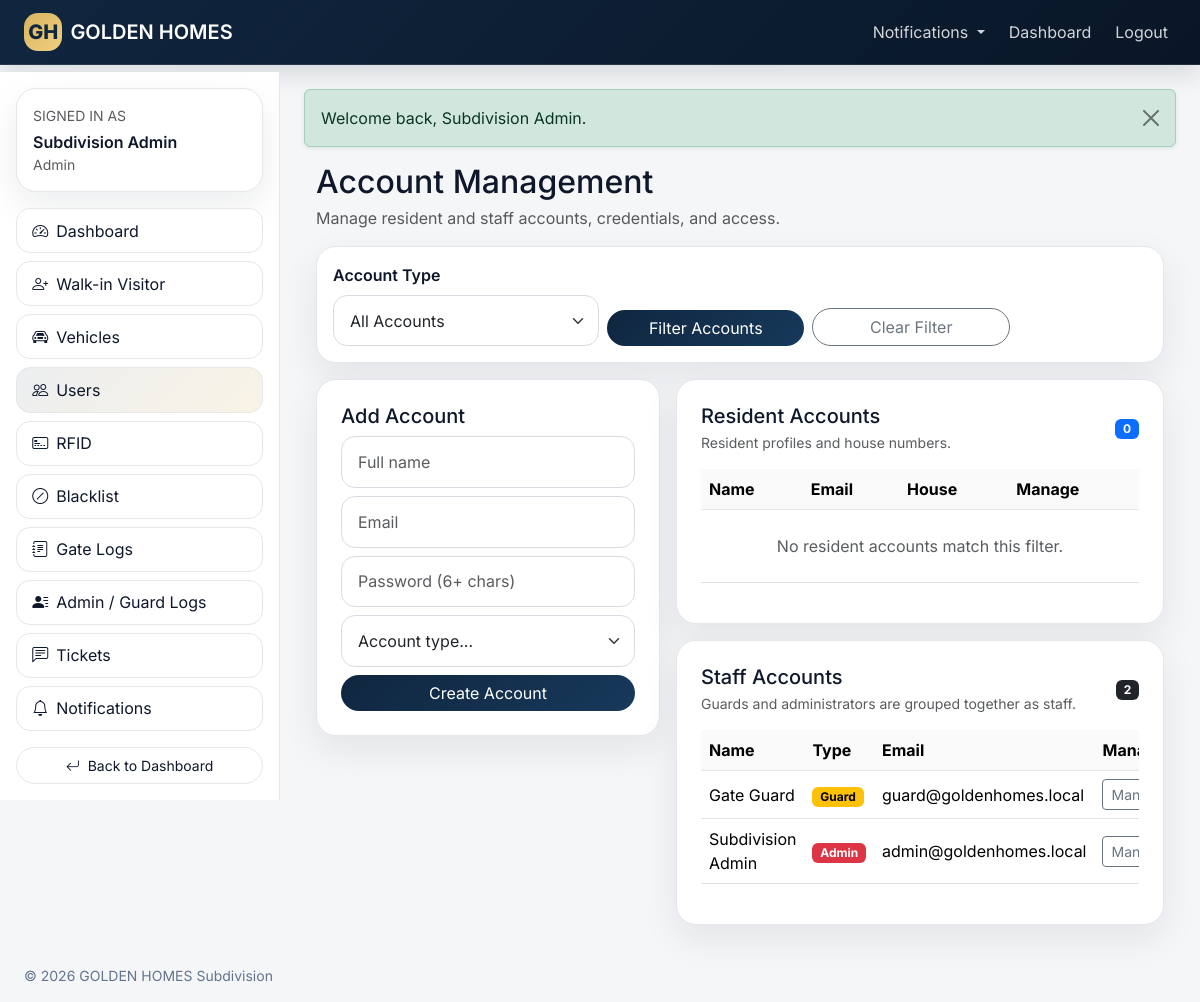
/admin/users.php (signed in), run on the app's committed database.
### tables this page shows
CREATE TABLE users (
    id BIGINT UNSIGNED AUTO_INCREMENT PRIMARY KEY,
    full_name VARCHAR(150) NOT NULL,
    email VARCHAR(150) NOT NULL UNIQUE,
    password VARCHAR(255) NOT NULL,
    role ENUM('resident', 'guard', 'admin') NOT NULL,
    status ENUM('active', 'inactive', 'suspended') NOT NULL DEFAULT 'active',
    last_login_at DATETIME NULL,
    created_at TIMESTAMP DEFAULT CURRENT_TIMESTAMP,
    updated_at TIMESTAMP DEFAULT CURRENT_TIMESTAMP ON UPDATE CURRENT_TIMESTAMP
);

### app/Controllers.php (called while the page is built, shortened)
<?php
class AdminController
{
    public function users(): void
    {
        $accountType=strtolower(trim($_GET['account_type']??''));
        if(!in_array($accountType,['resident','staff'],true)) $accountType='all';
        $residents=$accountType==='staff'?[]:ResidentModel::all();
        $guards=$accountType==='resident'?[]:UserModel::byRole('guard');
        $admins=$accountType==='resident'?[]:UserModel::byRole('admin');
        View::render('admin/users',['pageTitle'=>'Account Management','residents'=>$residents,'guards'=>$guards,'admins'=>$admins,'accountType'=>$accountType]);
    }
}
?>

### admin/users.php (called while the page is built, shortened)
<?php
(new AdminController())->users();

### app/Models.php (called while the page is built, shortened)
<?php
class UserModel
{
    public static function byRole(string $role): array
    {
        $stmt = Database::pdo()->prepare("SELECT * FROM users WHERE role = ? ORDER BY full_name ASC");
        $stmt->execute([$role]);
        return $stmt->fetchAll();
    }
}
class ResidentModel
{
    public static function all(): array
    {
        return Database::pdo()->query("
            SELECT r.*, u.full_name, u.email
            FROM residents r
            JOIN users u ON u.id = r.user_id
            ORDER BY r.house_number ASC
        ")->fetchAll();
    }
}
?>

### app/views/admin/users.php (the view, shortened to what this page needs)
<?php
include app_path('views/layouts/header.php');
?>
<div class="container-fluid">
    <div class="d-flex justify-content-between align-items-center flex-wrap gap-2 mb-3">
        <div>
            <h2 class="mb-1">Account Management</h2>
            <div class="text-muted">Manage resident and staff accounts, credentials, and access.</div>
        </div>
    </div>
    <div class="gh-card p-3 mb-3">
        <form method="get" class="row g-2 align-items-end">
            <div class="col-md-4">
                <label class="form-label">Account Type</label>
                <select class="form-select" name="account_type">
                    <option value="all" <?= ($accountType ?? 'all') === 'all' ? 'selected' : '' ?>>All Accounts</option>
                </select>
            </div>
            <div class="col-md-3"><button class="btn gh-primary rounded-pill w-100">Filter Accounts</button></div>
            <div class="col-md-3"><a class="btn btn-outline-secondary rounded-pill w-100" href="<?= e(url('admin/users.php')) ?>">Clear Filter</a></div>
        </form>
    </div>
    <div class="row g-3">
        <div class="col-xl-5">
            <div class="gh-card p-4">
                <h5>Add Account</h5>
                <form method="post" class="d-grid gap-2">
                    <input class="form-control" name="full_name" placeholder="Full name" required>
                    <input class="form-control" type="email" name="email" placeholder="Email" required>
                    <input class="form-control" type="password" name="password" placeholder="Password (6+ chars)" minlength="6" required>
                    <select class="form-select" id="accountRole" name="role" required>
                        <option value="">Account type...</option>
                    </select>
                    <button class="btn gh-primary rounded-pill">Create Account</button>
                </form>
            </div>
        </div>
        <div class="col-xl-7">
            <?php if (($accountType ?? 'all') !== 'staff'): ?>
            <div class="gh-card p-4 mb-3">
                <div class="d-flex justify-content-between align-items-center mb-3">
                    <div><h5 class="mb-1">Resident Accounts</h5><div class="small text-muted">Resident profiles and house numbers.</div></div>
                    <span class="badge text-bg-primary"><?= count($residents) ?></span>
                </div>
                <div class="table-responsive">
                    <table class="table gh-table align-middle">
                        <thead><tr><th>Name</th><th>Email</th><th>House</th><th>Manage</th></tr></thead>
                        <tbody>
                        <?php if (empty($residents)): ?><tr><td colspan="4" class="text-center text-muted py-4">No resident accounts match this filter.</td></tr><?php endif; ?>
                        </tbody>
                    </table>
                </div>
            </div>
            <?php endif; ?>
            <?php if (($accountType ?? 'all') !== 'resident'): ?>
            <div class="gh-card p-4">
                <div class="d-flex justify-content-between align-items-center mb-3">
                    <div><h5 class="mb-1">Staff Accounts</h5><div class="small text-muted">Guards and administrators are grouped together as staff.</div></div>
                    <span class="badge text-bg-dark"><?= count($guards) + count($admins) ?></span>
                </div>
                <div class="table-responsive">
                    <table class="table gh-table align-middle">
                        <thead><tr><th>Name</th><th>Type</th><th>Email</th><th>Manage</th></tr></thead>
                        <tbody>
                        <?php foreach (array_merge($guards, $admins) as $u): ?>
                            <tr>
                                <td><?= e($u['full_name']) ?></td>
                                <td><span class="badge <?= $u['role'] === 'admin' ? 'text-bg-danger' : 'text-bg-warning' ?>"><?= e(ucfirst($u['role'])) ?></span></td>
                                <td><?= e($u['email']) ?></td>
                                <td>
                                    <div class="dropdown">
                                        <button class="btn btn-sm btn-outline-secondary dropdown-toggle" type="button" data-bs-toggle="dropdown" aria-expanded="false">
                                            Manage account
                                        </button>
                                    </div>
                                </td>
                            </tr>
                        <?php endforeach; ?>
                        </tbody>
                    </table>
                </div>
            </div>
            <?php endif; ?>
        </div>
    </div>
</div>
<?php include app_path('views/layouts/footer.php'); ?>

### app/views/partials/sidebar.php
<?php
 $user=current_user();$role=$user['role']??'';$links=match($role){
'resident'=>[['Dashboard','resident/dashboard.php','bi-speedometer2'],['Requests','resident/requests.php','bi-person-lines-fill'],['Pre-register Visitor','resident/visitor.php','bi-person-plus'],['Tickets','resident/tickets.php','bi-chat-left-text'],['Notifications','notifications.php','bi-bell']],
'guard'=>[['Dashboard','guard/dashboard.php','bi-speedometer2'],['Walk-in Visitor','guard/walkin.php','bi-person-plus'],['Blacklist','guard/blacklist.php','bi-slash-circle'],['Gate Logs','guard/logs.php','bi-journal-text'],['My Activity','guard/activity-logs.php','bi-person-lines-fill'],['Notifications','notifications.php','bi-bell']],
'admin'=>[['Dashboard','admin/dashboard.php','bi-speedometer2'],['Walk-in Visitor','admin/walkin.php','bi-person-plus'],['Vehicles','admin/vehicles.php','bi-car-front'],['Users','admin/users.php','bi-people'],['RFID','admin/rfid.php','bi-credit-card-2-front'],['Blacklist','admin/blacklist.php','bi-slash-circle'],['Gate Logs','admin/logs.php','bi-journal-text'],['Admin / Guard Logs','admin/activity-logs.php','bi-person-lines-fill'],['Tickets','admin/tickets.php','bi-chat-left-text'],['Notifications','notifications.php','bi-bell']],default=>[]};$current=trim(parse_url($_SERVER['REQUEST_URI']??'',PHP_URL_PATH)??''); ?>
<aside class="gh-sidebar d-none d-lg-block"><div class="p-3"><div class="gh-sidebar-card"><div class="small text-uppercase text-muted mb-1">Signed in as</div><div class="fw-semibold"><?=e($user['name']??'User')?></div><div class="small text-muted text-capitalize"><?=e($role)?></div></div><div class="mt-3 d-grid gap-2"><?php foreach($links as [$label,$href,$icon]): ?><a class="btn <?=str_contains($current,$href)?'btn-ghost-active':'btn-ghost'?>" href="<?=e(url($href))?>"><i class="bi <?=e($icon)?> me-2"></i><?=e($label)?></a><?php endforeach;?></div><div class="gh-sidebar-actions mt-3 d-grid gap-2"><a class="btn btn-sm gh-btn-soft" href="<?=e(dashboard_url($user))?>"><i class="bi bi-arrow-return-left me-2"></i>Back to Dashboard</a><a class="btn btn-sm gh-btn-outline" href="<?=e(url('logout.php'))?>"><i class="bi bi-box-arrow-right me-2"></i>Logout</a></div></div></aside>

### data on the page
users: full_name "Subdivision Admin", role "Admin", email "admin@goldenhomes.local"
users: full_name "Gate Guard", role "Guard", email "guard@goldenhomes.local"

### other printed values
APP_SHORT "GOLDEN HOMES"
$label "Dashboard"
$label "Walk-in Visitor"
$label "Vehicles"
$label "Users"
$label "RFID"
$label "Blacklist"
$label "Gate Logs"
$label "Admin / Guard Logs"
$label "Tickets"
$label "Notifications"
$flash['message'] "Welcome back, Subdivision Admin."
count($residents) "0"
count($guards) + count($admins) "2"
APP_NAME "GOLDEN HOMES Subdivision"
